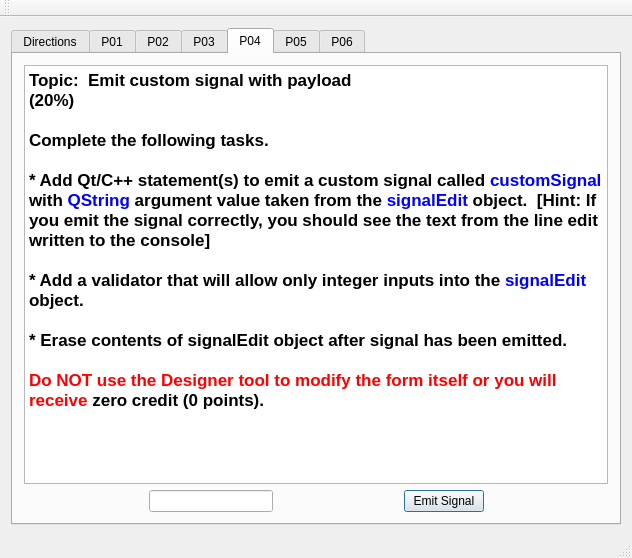
<?xml version="1.0" encoding="UTF-8"?>
<ui version="4.0">
 <class>MainWindow</class>
 <widget class="QMainWindow" name="MainWindow">
  <property name="geometry">
   <rect>
    <x>0</x>
    <y>0</y>
    <width>632</width>
    <height>558</height>
   </rect>
  </property>
  <property name="windowTitle">
   <string>MainWindow</string>
  </property>
  <widget class="QWidget" name="centralWidget">
   <layout class="QVBoxLayout" name="verticalLayout">
    <item>
     <widget class="QTabWidget" name="tabWidget">
      <property name="currentIndex">
       <number>4</number>
      </property>
      <widget class="QWidget" name="tab_6">
       <attribute name="title">
        <string>Directions</string>
       </attribute>
       <layout class="QVBoxLayout" name="verticalLayout_3">
        <item>
         <widget class="QTextBrowser" name="textBrowser_2">
          <property name="html">
           <string>&lt;!DOCTYPE HTML PUBLIC &quot;-//W3C//DTD HTML 4.0//EN&quot; &quot;http://www.w3.org/TR/REC-html40/strict.dtd&quot;&gt;
&lt;html&gt;&lt;head&gt;&lt;meta name=&quot;qrichtext&quot; content=&quot;1&quot; /&gt;&lt;style type=&quot;text/css&quot;&gt;
p, li { white-space: pre-wrap; }
&lt;/style&gt;&lt;/head&gt;&lt;body style=&quot; font-family:'Sans'; font-size:10pt; font-weight:400; font-style:normal;&quot;&gt;
&lt;p style=&quot; margin-top:0px; margin-bottom:0px; margin-left:0px; margin-right:0px; -qt-block-indent:0; text-indent:0px;&quot;&gt;&lt;span style=&quot; font-family:'.Lucida Grande UI'; font-size:13pt; font-weight:600;&quot;&gt;Directions:    No collaboration!!&lt;/span&gt;&lt;/p&gt;
&lt;p style=&quot;-qt-paragraph-type:empty; margin-top:0px; margin-bottom:0px; margin-left:0px; margin-right:0px; -qt-block-indent:0; text-indent:0px; font-family:'.Lucida Grande UI'; font-size:13pt; font-weight:600;&quot;&gt;&lt;br /&gt;&lt;/p&gt;
&lt;p style=&quot; margin-top:0px; margin-bottom:0px; margin-left:0px; margin-right:0px; -qt-block-indent:0; text-indent:0px;&quot;&gt;&lt;span style=&quot; font-family:'.Lucida Grande UI'; font-size:13pt; font-weight:600;&quot;&gt;You may use Qt Creator (including Qt Assistant) and the CPE 353 course materials on Angel.  &lt;/span&gt;&lt;span style=&quot; font-family:'.Lucida Grande UI'; font-size:13pt; font-weight:600; color:#ff0000;&quot;&gt;Use of any other resources will be considered cheating and will result in &lt;/span&gt;&lt;span style=&quot; font-family:'.Lucida Grande UI'; font-size:13pt; font-weight:600;&quot;&gt;zero credit (0 points) &lt;/span&gt;&lt;span style=&quot; font-family:'.Lucida Grande UI'; font-size:13pt; font-weight:600; color:#ff0000;&quot;&gt;and additional penalties.&lt;/span&gt;&lt;/p&gt;
&lt;p style=&quot;-qt-paragraph-type:empty; margin-top:0px; margin-bottom:0px; margin-left:0px; margin-right:0px; -qt-block-indent:0; text-indent:0px; font-family:'.Lucida Grande UI'; font-size:13pt; font-weight:600;&quot;&gt;&lt;br /&gt;&lt;/p&gt;
&lt;p style=&quot; margin-top:0px; margin-bottom:0px; margin-left:0px; margin-right:0px; -qt-block-indent:0; text-indent:0px;&quot;&gt;&lt;span style=&quot; font-family:'.Lucida Grande UI'; font-size:13pt; font-weight:600;&quot;&gt;When completing the tasks associated with each problem, you may only modify the files &lt;/span&gt;&lt;span style=&quot; font-family:'.Lucida Grande UI'; font-size:13pt; font-weight:600; color:#0000ff;&quot;&gt;mainwindow.h&lt;/span&gt;&lt;span style=&quot; font-family:'.Lucida Grande UI'; font-size:13pt; font-weight:600;&quot;&gt; and &lt;/span&gt;&lt;span style=&quot; font-family:'.Lucida Grande UI'; font-size:13pt; font-weight:600; color:#0000ff;&quot;&gt;mainwindow.cpp   &lt;/span&gt;&lt;/p&gt;
&lt;p style=&quot;-qt-paragraph-type:empty; margin-top:0px; margin-bottom:0px; margin-left:0px; margin-right:0px; -qt-block-indent:0; text-indent:0px; font-family:'.Lucida Grande UI'; font-size:13pt; font-weight:600; color:#0000ff;&quot;&gt;&lt;br /&gt;&lt;/p&gt;
&lt;p style=&quot; margin-top:0px; margin-bottom:0px; margin-left:0px; margin-right:0px; -qt-block-indent:0; text-indent:0px;&quot;&gt;&lt;span style=&quot; font-family:'.Lucida Grande UI'; font-size:13pt; font-weight:600; color:#ff0000;&quot;&gt;Do NOT modify &lt;/span&gt;&lt;span style=&quot; font-family:'.Lucida Grande UI'; font-size:13pt; font-weight:600;&quot;&gt;main.cpp &lt;/span&gt;&lt;span style=&quot; font-family:'.Lucida Grande UI'; font-size:13pt; font-weight:600; color:#ff0000;&quot;&gt;and &lt;/span&gt;&lt;span style=&quot; font-family:'.Lucida Grande UI'; font-size:13pt; font-weight:600;&quot;&gt;mainwindow.ui &lt;/span&gt;&lt;span style=&quot; font-family:'.Lucida Grande UI'; font-size:13pt; font-weight:600; color:#ff0000;&quot;&gt;(the form) or you will receive&lt;/span&gt;&lt;span style=&quot; font-family:'.Lucida Grande UI'; font-size:13pt; font-weight:600;&quot;&gt; zero credit (0 points).&lt;/span&gt;&lt;/p&gt;
&lt;p style=&quot;-qt-paragraph-type:empty; margin-top:0px; margin-bottom:0px; margin-left:0px; margin-right:0px; -qt-block-indent:0; text-indent:0px; font-family:'.Lucida Grande UI'; font-size:13pt; font-weight:600;&quot;&gt;&lt;br /&gt;&lt;/p&gt;
&lt;p style=&quot; margin-top:0px; margin-bottom:0px; margin-left:0px; margin-right:0px; -qt-block-indent:0; text-indent:0px;&quot;&gt;&lt;span style=&quot; font-family:'.Lucida Grande UI'; font-size:13pt; font-weight:600;&quot;&gt;The text browser object at the top of each tab descibes the desired task associated with that tab -- you may need to scroll down to read the complete description.&lt;/span&gt;&lt;/p&gt;
&lt;p style=&quot;-qt-paragraph-type:empty; margin-top:0px; margin-bottom:0px; margin-left:0px; margin-right:0px; -qt-block-indent:0; text-indent:0px; font-family:'.Lucida Grande UI'; font-size:13pt; font-weight:600;&quot;&gt;&lt;br /&gt;&lt;/p&gt;
&lt;p style=&quot; margin-top:0px; margin-bottom:0px; margin-left:0px; margin-right:0px; -qt-block-indent:0; text-indent:0px;&quot;&gt;&lt;span style=&quot; font-family:'.Lucida Grande UI'; font-size:13pt; font-weight:600; color:#0000ff;&quot;&gt;Your goal is to make your program's behavior match that of the sample solution!!!&lt;/span&gt;&lt;/p&gt;
&lt;p style=&quot;-qt-paragraph-type:empty; margin-top:0px; margin-bottom:0px; margin-left:0px; margin-right:0px; -qt-block-indent:0; text-indent:0px;&quot;&gt;&lt;br /&gt;&lt;/p&gt;
&lt;p style=&quot; margin-top:0px; margin-bottom:0px; margin-left:0px; margin-right:0px; -qt-block-indent:0; text-indent:0px;&quot;&gt;&lt;span style=&quot; font-family:'.Lucida Grande UI'; font-size:13pt; font-weight:600;&quot;&gt;See Angel for directions on how to execute a copy of the sample solution.&lt;/span&gt;&lt;/p&gt;
&lt;p style=&quot;-qt-paragraph-type:empty; margin-top:0px; margin-bottom:0px; margin-left:0px; margin-right:0px; -qt-block-indent:0; text-indent:0px; font-family:'.Lucida Grande UI'; font-size:13pt; font-weight:600; color:#0617f3;&quot;&gt;&lt;br /&gt;&lt;/p&gt;
&lt;p style=&quot; margin-top:0px; margin-bottom:0px; margin-left:0px; margin-right:0px; -qt-block-indent:0; text-indent:0px;&quot;&gt;&lt;span style=&quot; font-family:'.Lucida Grande UI'; font-size:13pt; font-weight:600; color:#0617f3;&quot;&gt;When you are finished, upload both &lt;/span&gt;&lt;span style=&quot; font-family:'.Lucida Grande UI'; font-size:13pt; font-weight:600; color:#ff0000;&quot;&gt;mainwindow.h&lt;/span&gt;&lt;span style=&quot; font-family:'.Lucida Grande UI'; font-size:13pt; font-weight:600; color:#0617f3;&quot;&gt; and &lt;/span&gt;&lt;span style=&quot; font-family:'.Lucida Grande UI'; font-size:13pt; font-weight:600; color:#ff0000;&quot;&gt;mainwindow.cpp&lt;/span&gt;&lt;span style=&quot; font-family:'.Lucida Grande UI'; font-size:13pt; font-weight:600; color:#0617f3;&quot;&gt; as attachments to your Angel dropbox submission.  &lt;/span&gt;&lt;span style=&quot; font-family:'.Lucida Grande UI'; font-size:13pt; font-weight:600; color:#000000;&quot;&gt;Be sure both files are attached to each submission you make.&lt;/span&gt;&lt;/p&gt;
&lt;p style=&quot;-qt-paragraph-type:empty; margin-top:0px; margin-bottom:0px; margin-left:0px; margin-right:0px; -qt-block-indent:0; text-indent:0px; font-family:'.Lucida Grande UI'; font-size:13pt; font-weight:600; color:#0617f3;&quot;&gt;&lt;br /&gt;&lt;/p&gt;&lt;/body&gt;&lt;/html&gt;</string>
          </property>
         </widget>
        </item>
       </layout>
      </widget>
      <widget class="QWidget" name="tab">
       <attribute name="title">
        <string>P01</string>
       </attribute>
       <layout class="QVBoxLayout" name="verticalLayout_2">
        <item>
         <widget class="QTextBrowser" name="textBrowser_8">
          <property name="html">
           <string>&lt;!DOCTYPE HTML PUBLIC &quot;-//W3C//DTD HTML 4.0//EN&quot; &quot;http://www.w3.org/TR/REC-html40/strict.dtd&quot;&gt;
&lt;html&gt;&lt;head&gt;&lt;meta name=&quot;qrichtext&quot; content=&quot;1&quot; /&gt;&lt;style type=&quot;text/css&quot;&gt;
p, li { white-space: pre-wrap; }
&lt;/style&gt;&lt;/head&gt;&lt;body style=&quot; font-family:'Sans'; font-size:10pt; font-weight:400; font-style:normal;&quot;&gt;
&lt;p style=&quot; margin-top:0px; margin-bottom:0px; margin-left:0px; margin-right:0px; -qt-block-indent:0; text-indent:0px;&quot;&gt;&lt;span style=&quot; font-family:'.Lucida Grande UI'; font-size:13pt; font-weight:600;&quot;&gt;Topic:  Using &lt;/span&gt;&lt;span style=&quot; font-family:'.Lucida Grande UI'; font-size:13pt; font-weight:600; color:#0000ff;&quot;&gt;C++ statements&lt;/span&gt;&lt;span style=&quot; font-family:'.Lucida Grande UI'; font-size:13pt; font-weight:600;&quot;&gt; to interact with form widgets&lt;/span&gt;&lt;/p&gt;
&lt;p style=&quot; margin-top:0px; margin-bottom:0px; margin-left:0px; margin-right:0px; -qt-block-indent:0; text-indent:0px;&quot;&gt;&lt;span style=&quot; font-family:'.Lucida Grande UI'; font-size:13pt; font-weight:600;&quot;&gt;(10%)&lt;/span&gt;&lt;/p&gt;
&lt;p style=&quot;-qt-paragraph-type:empty; margin-top:0px; margin-bottom:0px; margin-left:0px; margin-right:0px; -qt-block-indent:0; text-indent:0px; font-family:'.Lucida Grande UI'; font-size:13pt; font-weight:600;&quot;&gt;&lt;br /&gt;&lt;/p&gt;
&lt;p style=&quot; margin-top:0px; margin-bottom:0px; margin-left:0px; margin-right:0px; -qt-block-indent:0; text-indent:0px;&quot;&gt;&lt;span style=&quot; font-family:'.Lucida Grande UI'; font-size:13pt; font-weight:600;&quot;&gt;Complete the following tasks.&lt;/span&gt;&lt;/p&gt;
&lt;p style=&quot;-qt-paragraph-type:empty; margin-top:0px; margin-bottom:0px; margin-left:0px; margin-right:0px; -qt-block-indent:0; text-indent:0px; font-family:'.Lucida Grande UI'; font-size:13pt; font-weight:600;&quot;&gt;&lt;br /&gt;&lt;/p&gt;
&lt;p style=&quot; margin-top:0px; margin-bottom:0px; margin-left:0px; margin-right:0px; -qt-block-indent:0; text-indent:0px;&quot;&gt;&lt;span style=&quot; font-family:'.Lucida Grande UI'; font-size:13pt; font-weight:600;&quot;&gt;* Add Qt/C++ statement(s) to change the value stored in the &lt;/span&gt;&lt;span style=&quot; font-family:'.Lucida Grande UI'; font-size:13pt; font-weight:600; color:#0000ff;&quot;&gt;changeMeLabel&lt;/span&gt;&lt;span style=&quot; font-family:'.Lucida Grande UI'; font-size:13pt; font-weight:600;&quot;&gt; object below to &lt;/span&gt;&lt;span style=&quot; font-family:'.Lucida Grande UI'; font-size:13pt; font-weight:600; color:#0000ff;&quot;&gt;Chargers&lt;/span&gt;&lt;/p&gt;
&lt;p style=&quot;-qt-paragraph-type:empty; margin-top:0px; margin-bottom:0px; margin-left:0px; margin-right:0px; -qt-block-indent:0; text-indent:0px; font-family:'.Lucida Grande UI'; font-size:13pt; font-weight:600; color:#0000ff;&quot;&gt;&lt;br /&gt;&lt;/p&gt;
&lt;p style=&quot; margin-top:0px; margin-bottom:0px; margin-left:0px; margin-right:0px; -qt-block-indent:0; text-indent:0px;&quot;&gt;&lt;span style=&quot; font-family:'.Lucida Grande UI'; font-size:13pt; font-weight:600; color:#000000;&quot;&gt;* Add a box-shaped frame to the &lt;/span&gt;&lt;span style=&quot; font-family:'.Lucida Grande UI'; font-size:13pt; font-weight:600; color:#0000ff;&quot;&gt;changeMeLabel&lt;/span&gt;&lt;span style=&quot; font-family:'.Lucida Grande UI'; font-size:13pt; font-weight:600; color:#000000;&quot;&gt; object&lt;/span&gt;&lt;/p&gt;
&lt;p style=&quot;-qt-paragraph-type:empty; margin-top:0px; margin-bottom:0px; margin-left:0px; margin-right:0px; -qt-block-indent:0; text-indent:0px; font-family:'.Lucida Grande UI'; font-size:13pt; font-weight:600; color:#000000;&quot;&gt;&lt;br /&gt;&lt;/p&gt;
&lt;p style=&quot; margin-top:0px; margin-bottom:0px; margin-left:0px; margin-right:0px; -qt-block-indent:0; text-indent:0px;&quot;&gt;&lt;span style=&quot; font-family:'.Lucida Grande UI'; font-size:13pt; font-weight:600; color:#ff0000;&quot;&gt;Do NOT use the Designer tool to modify the form itself or you will receive&lt;/span&gt;&lt;span style=&quot; font-family:'.Lucida Grande UI'; font-size:13pt; font-weight:600; color:#000000;&quot;&gt; zero credit (0 points).&lt;/span&gt;&lt;/p&gt;&lt;/body&gt;&lt;/html&gt;</string>
          </property>
         </widget>
        </item>
        <item>
         <layout class="QHBoxLayout" name="horizontalLayout">
          <item>
           <spacer name="horizontalSpacer">
            <property name="orientation">
             <enum>Qt::Horizontal</enum>
            </property>
            <property name="sizeHint" stdset="0">
             <size>
              <width>40</width>
              <height>20</height>
             </size>
            </property>
           </spacer>
          </item>
          <item>
           <widget class="QLabel" name="changeMeLabel">
            <property name="frameShape">
             <enum>QFrame::NoFrame</enum>
            </property>
            <property name="text">
             <string>TextLabel</string>
            </property>
           </widget>
          </item>
          <item>
           <spacer name="horizontalSpacer_2">
            <property name="orientation">
             <enum>Qt::Horizontal</enum>
            </property>
            <property name="sizeHint" stdset="0">
             <size>
              <width>40</width>
              <height>20</height>
             </size>
            </property>
           </spacer>
          </item>
         </layout>
        </item>
       </layout>
      </widget>
      <widget class="QWidget" name="tab_2">
       <attribute name="title">
        <string>P02</string>
       </attribute>
       <layout class="QVBoxLayout" name="verticalLayout_4">
        <item>
         <widget class="QTextBrowser" name="textBrowser_3">
          <property name="html">
           <string>&lt;!DOCTYPE HTML PUBLIC &quot;-//W3C//DTD HTML 4.0//EN&quot; &quot;http://www.w3.org/TR/REC-html40/strict.dtd&quot;&gt;
&lt;html&gt;&lt;head&gt;&lt;meta name=&quot;qrichtext&quot; content=&quot;1&quot; /&gt;&lt;style type=&quot;text/css&quot;&gt;
p, li { white-space: pre-wrap; }
&lt;/style&gt;&lt;/head&gt;&lt;body style=&quot; font-family:'Sans'; font-size:10pt; font-weight:400; font-style:normal;&quot;&gt;
&lt;p style=&quot; margin-top:0px; margin-bottom:0px; margin-left:0px; margin-right:0px; -qt-block-indent:0; text-indent:0px;&quot;&gt;&lt;span style=&quot; font-family:'.Lucida Grande UI'; font-size:13pt; font-weight:600;&quot;&gt;Topic:  Using &lt;/span&gt;&lt;span style=&quot; font-family:'.Lucida Grande UI'; font-size:13pt; font-weight:600; color:#0000ff;&quot;&gt;Qt4-style connect&lt;/span&gt;&lt;span style=&quot; font-family:'.Lucida Grande UI'; font-size:13pt; font-weight:600;&quot;&gt; statements &lt;/span&gt;&lt;/p&gt;
&lt;p style=&quot; margin-top:0px; margin-bottom:0px; margin-left:0px; margin-right:0px; -qt-block-indent:0; text-indent:0px;&quot;&gt;&lt;span style=&quot; font-family:'.Lucida Grande UI'; font-size:13pt; font-weight:600;&quot;&gt;(15%)&lt;/span&gt;&lt;/p&gt;
&lt;p style=&quot;-qt-paragraph-type:empty; margin-top:0px; margin-bottom:0px; margin-left:0px; margin-right:0px; -qt-block-indent:0; text-indent:0px; font-family:'.Lucida Grande UI'; font-size:13pt; font-weight:600;&quot;&gt;&lt;br /&gt;&lt;/p&gt;
&lt;p style=&quot; margin-top:0px; margin-bottom:0px; margin-left:0px; margin-right:0px; -qt-block-indent:0; text-indent:0px;&quot;&gt;&lt;span style=&quot; font-family:'.Lucida Grande UI'; font-size:13pt; font-weight:600;&quot;&gt;Complete the following tasks.&lt;/span&gt;&lt;/p&gt;
&lt;p style=&quot;-qt-paragraph-type:empty; margin-top:0px; margin-bottom:0px; margin-left:0px; margin-right:0px; -qt-block-indent:0; text-indent:0px; font-family:'.Lucida Grande UI'; font-size:13pt; font-weight:600;&quot;&gt;&lt;br /&gt;&lt;/p&gt;
&lt;p style=&quot; margin-top:0px; margin-bottom:0px; margin-left:0px; margin-right:0px; -qt-block-indent:0; text-indent:0px;&quot;&gt;&lt;span style=&quot; font-family:'.Lucida Grande UI'; font-size:13pt; font-weight:600;&quot;&gt;* Use a Qt4-style connect statement to link the changing of the left object's value to changing the right object's value&lt;/span&gt;&lt;/p&gt;
&lt;p style=&quot;-qt-paragraph-type:empty; margin-top:0px; margin-bottom:0px; margin-left:0px; margin-right:0px; -qt-block-indent:0; text-indent:0px; font-family:'.Lucida Grande UI'; font-size:13pt; font-weight:600;&quot;&gt;&lt;br /&gt;&lt;/p&gt;
&lt;p style=&quot; margin-top:0px; margin-bottom:0px; margin-left:0px; margin-right:0px; -qt-block-indent:0; text-indent:0px;&quot;&gt;&lt;span style=&quot; font-family:'.Lucida Grande UI'; font-size:13pt; font-weight:600;&quot;&gt;* Use a Qt4-style connect statement to link the changing of the right object's value to changing the left object's value&lt;/span&gt;&lt;/p&gt;
&lt;p style=&quot;-qt-paragraph-type:empty; margin-top:0px; margin-bottom:0px; margin-left:0px; margin-right:0px; -qt-block-indent:0; text-indent:0px; font-family:'.Lucida Grande UI'; font-size:13pt; font-weight:600; color:#000000;&quot;&gt;&lt;br /&gt;&lt;/p&gt;
&lt;p style=&quot; margin-top:0px; margin-bottom:0px; margin-left:0px; margin-right:0px; -qt-block-indent:0; text-indent:0px;&quot;&gt;&lt;span style=&quot; font-family:'.Lucida Grande UI'; font-size:13pt; font-weight:600; color:#ff0000;&quot;&gt;Do NOT use the Designer tool to modify the form itself or you will receive&lt;/span&gt;&lt;span style=&quot; font-family:'.Lucida Grande UI'; font-size:13pt; font-weight:600; color:#000000;&quot;&gt; zero credit (0 points).&lt;/span&gt;&lt;/p&gt;&lt;/body&gt;&lt;/html&gt;</string>
          </property>
         </widget>
        </item>
        <item>
         <layout class="QHBoxLayout" name="horizontalLayout_2">
          <item>
           <widget class="QSpinBox" name="spinboxQt4">
            <property name="maximum">
             <number>9</number>
            </property>
           </widget>
          </item>
          <item>
           <spacer name="horizontalSpacer_3">
            <property name="orientation">
             <enum>Qt::Horizontal</enum>
            </property>
            <property name="sizeHint" stdset="0">
             <size>
              <width>40</width>
              <height>20</height>
             </size>
            </property>
           </spacer>
          </item>
          <item>
           <widget class="QSlider" name="sliderQt4">
            <property name="maximum">
             <number>9</number>
            </property>
            <property name="orientation">
             <enum>Qt::Horizontal</enum>
            </property>
           </widget>
          </item>
         </layout>
        </item>
       </layout>
      </widget>
      <widget class="QWidget" name="tab_3">
       <attribute name="title">
        <string>P03</string>
       </attribute>
       <layout class="QVBoxLayout" name="verticalLayout_5">
        <item>
         <widget class="QTextBrowser" name="textBrowser_4">
          <property name="html">
           <string>&lt;!DOCTYPE HTML PUBLIC &quot;-//W3C//DTD HTML 4.0//EN&quot; &quot;http://www.w3.org/TR/REC-html40/strict.dtd&quot;&gt;
&lt;html&gt;&lt;head&gt;&lt;meta name=&quot;qrichtext&quot; content=&quot;1&quot; /&gt;&lt;style type=&quot;text/css&quot;&gt;
p, li { white-space: pre-wrap; }
&lt;/style&gt;&lt;/head&gt;&lt;body style=&quot; font-family:'Sans'; font-size:10pt; font-weight:400; font-style:normal;&quot;&gt;
&lt;p style=&quot; margin-top:0px; margin-bottom:0px; margin-left:0px; margin-right:0px; -qt-block-indent:0; text-indent:0px;&quot;&gt;&lt;span style=&quot; font-family:'.Lucida Grande UI'; font-size:13pt; font-weight:600;&quot;&gt;Topic:  Using &lt;/span&gt;&lt;span style=&quot; font-family:'.Lucida Grande UI'; font-size:13pt; font-weight:600; color:#0000ff;&quot;&gt;Qt5-style connect &lt;/span&gt;&lt;span style=&quot; font-family:'.Lucida Grande UI'; font-size:13pt; font-weight:600;&quot;&gt;statements&lt;/span&gt;&lt;/p&gt;
&lt;p style=&quot; margin-top:0px; margin-bottom:0px; margin-left:0px; margin-right:0px; -qt-block-indent:0; text-indent:0px;&quot;&gt;&lt;span style=&quot; font-family:'.Lucida Grande UI'; font-size:13pt; font-weight:600;&quot;&gt;(15%)&lt;/span&gt;&lt;/p&gt;
&lt;p style=&quot;-qt-paragraph-type:empty; margin-top:0px; margin-bottom:0px; margin-left:0px; margin-right:0px; -qt-block-indent:0; text-indent:0px; font-family:'.Lucida Grande UI'; font-size:13pt; font-weight:600;&quot;&gt;&lt;br /&gt;&lt;/p&gt;
&lt;p style=&quot; margin-top:0px; margin-bottom:0px; margin-left:0px; margin-right:0px; -qt-block-indent:0; text-indent:0px;&quot;&gt;&lt;span style=&quot; font-family:'.Lucida Grande UI'; font-size:13pt; font-weight:600;&quot;&gt;Complete the following tasks.&lt;/span&gt;&lt;/p&gt;
&lt;p style=&quot;-qt-paragraph-type:empty; margin-top:0px; margin-bottom:0px; margin-left:0px; margin-right:0px; -qt-block-indent:0; text-indent:0px; font-family:'.Lucida Grande UI'; font-size:13pt; font-weight:600;&quot;&gt;&lt;br /&gt;&lt;/p&gt;
&lt;p style=&quot; margin-top:0px; margin-bottom:0px; margin-left:0px; margin-right:0px; -qt-block-indent:0; text-indent:0px;&quot;&gt;&lt;span style=&quot; font-family:'.Lucida Grande UI'; font-size:13pt; font-weight:600;&quot;&gt;* Use a Qt5-style connect statement to link the changing of the left object's value to changing the right object's value&lt;/span&gt;&lt;/p&gt;
&lt;p style=&quot;-qt-paragraph-type:empty; margin-top:0px; margin-bottom:0px; margin-left:0px; margin-right:0px; -qt-block-indent:0; text-indent:0px; font-family:'.Lucida Grande UI'; font-size:13pt; font-weight:600;&quot;&gt;&lt;br /&gt;&lt;/p&gt;
&lt;p style=&quot; margin-top:0px; margin-bottom:0px; margin-left:0px; margin-right:0px; -qt-block-indent:0; text-indent:0px;&quot;&gt;&lt;span style=&quot; font-family:'.Lucida Grande UI'; font-size:13pt; font-weight:600;&quot;&gt;* Use a Qt5-style connect statement to link the changing of the right object's value to changing the left object's value&lt;/span&gt;&lt;/p&gt;
&lt;p style=&quot;-qt-paragraph-type:empty; margin-top:0px; margin-bottom:0px; margin-left:0px; margin-right:0px; -qt-block-indent:0; text-indent:0px; font-family:'.Lucida Grande UI'; font-size:13pt; font-weight:600; color:#000000;&quot;&gt;&lt;br /&gt;&lt;/p&gt;
&lt;p style=&quot; margin-top:0px; margin-bottom:0px; margin-left:0px; margin-right:0px; -qt-block-indent:0; text-indent:0px;&quot;&gt;&lt;span style=&quot; font-family:'.Lucida Grande UI'; font-size:13pt; font-weight:600; color:#ff0000;&quot;&gt;Do NOT use the Designer tool to modify the form itself or you will receive&lt;/span&gt;&lt;span style=&quot; font-family:'.Lucida Grande UI'; font-size:13pt; font-weight:600; color:#000000;&quot;&gt; zero credit (0 points).&lt;/span&gt;&lt;/p&gt;&lt;/body&gt;&lt;/html&gt;</string>
          </property>
         </widget>
        </item>
        <item>
         <layout class="QHBoxLayout" name="horizontalLayout_3">
          <item>
           <spacer name="horizontalSpacer_4">
            <property name="orientation">
             <enum>Qt::Horizontal</enum>
            </property>
            <property name="sizeHint" stdset="0">
             <size>
              <width>40</width>
              <height>20</height>
             </size>
            </property>
           </spacer>
          </item>
          <item>
           <widget class="QDial" name="dialQt5">
            <property name="maximum">
             <number>9</number>
            </property>
            <property name="wrapping">
             <bool>false</bool>
            </property>
           </widget>
          </item>
          <item>
           <spacer name="horizontalSpacer_5">
            <property name="orientation">
             <enum>Qt::Horizontal</enum>
            </property>
            <property name="sizeHint" stdset="0">
             <size>
              <width>40</width>
              <height>20</height>
             </size>
            </property>
           </spacer>
          </item>
          <item>
           <widget class="QSpinBox" name="spinboxQt5">
            <property name="readOnly">
             <bool>false</bool>
            </property>
            <property name="maximum">
             <number>9</number>
            </property>
           </widget>
          </item>
          <item>
           <spacer name="horizontalSpacer_6">
            <property name="orientation">
             <enum>Qt::Horizontal</enum>
            </property>
            <property name="sizeHint" stdset="0">
             <size>
              <width>40</width>
              <height>20</height>
             </size>
            </property>
           </spacer>
          </item>
         </layout>
        </item>
       </layout>
      </widget>
      <widget class="QWidget" name="tab_4">
       <attribute name="title">
        <string>P04</string>
       </attribute>
       <layout class="QVBoxLayout" name="verticalLayout_6">
        <item>
         <widget class="QTextBrowser" name="textBrowser_5">
          <property name="html">
           <string>&lt;!DOCTYPE HTML PUBLIC &quot;-//W3C//DTD HTML 4.0//EN&quot; &quot;http://www.w3.org/TR/REC-html40/strict.dtd&quot;&gt;
&lt;html&gt;&lt;head&gt;&lt;meta name=&quot;qrichtext&quot; content=&quot;1&quot; /&gt;&lt;style type=&quot;text/css&quot;&gt;
p, li { white-space: pre-wrap; }
&lt;/style&gt;&lt;/head&gt;&lt;body style=&quot; font-family:'Sans'; font-size:10pt; font-weight:400; font-style:normal;&quot;&gt;
&lt;p style=&quot; margin-top:0px; margin-bottom:0px; margin-left:0px; margin-right:0px; -qt-block-indent:0; text-indent:0px;&quot;&gt;&lt;span style=&quot; font-family:'.Lucida Grande UI'; font-size:13pt; font-weight:600;&quot;&gt;Topic:  Emit custom signal with payload&lt;/span&gt;&lt;/p&gt;
&lt;p style=&quot; margin-top:0px; margin-bottom:0px; margin-left:0px; margin-right:0px; -qt-block-indent:0; text-indent:0px;&quot;&gt;&lt;span style=&quot; font-family:'.Lucida Grande UI'; font-size:13pt; font-weight:600;&quot;&gt;(20%)&lt;/span&gt;&lt;/p&gt;
&lt;p style=&quot;-qt-paragraph-type:empty; margin-top:0px; margin-bottom:0px; margin-left:0px; margin-right:0px; -qt-block-indent:0; text-indent:0px; font-family:'.Lucida Grande UI'; font-size:13pt; font-weight:600;&quot;&gt;&lt;br /&gt;&lt;/p&gt;
&lt;p style=&quot; margin-top:0px; margin-bottom:0px; margin-left:0px; margin-right:0px; -qt-block-indent:0; text-indent:0px;&quot;&gt;&lt;span style=&quot; font-family:'.Lucida Grande UI'; font-size:13pt; font-weight:600;&quot;&gt;Complete the following tasks.&lt;/span&gt;&lt;/p&gt;
&lt;p style=&quot;-qt-paragraph-type:empty; margin-top:0px; margin-bottom:0px; margin-left:0px; margin-right:0px; -qt-block-indent:0; text-indent:0px; font-family:'.Lucida Grande UI'; font-size:13pt; font-weight:600;&quot;&gt;&lt;br /&gt;&lt;/p&gt;
&lt;p style=&quot; margin-top:0px; margin-bottom:0px; margin-left:0px; margin-right:0px; -qt-block-indent:0; text-indent:0px;&quot;&gt;&lt;span style=&quot; font-family:'.Lucida Grande UI'; font-size:13pt; font-weight:600;&quot;&gt;* Add Qt/C++ statement(s) to emit a custom signal called &lt;/span&gt;&lt;span style=&quot; font-family:'.Lucida Grande UI'; font-size:13pt; font-weight:600; color:#0000ff;&quot;&gt;customSignal&lt;/span&gt;&lt;span style=&quot; font-family:'.Lucida Grande UI'; font-size:13pt; font-weight:600;&quot;&gt; with &lt;/span&gt;&lt;span style=&quot; font-family:'.Lucida Grande UI'; font-size:13pt; font-weight:600; color:#0000ff;&quot;&gt;QString&lt;/span&gt;&lt;span style=&quot; font-family:'.Lucida Grande UI'; font-size:13pt; font-weight:600;&quot;&gt; argument value taken from the &lt;/span&gt;&lt;span style=&quot; font-family:'.Lucida Grande UI'; font-size:13pt; font-weight:600; color:#0000ff;&quot;&gt;signalEdit&lt;/span&gt;&lt;span style=&quot; font-family:'.Lucida Grande UI'; font-size:13pt; font-weight:600;&quot;&gt; object.  [Hint: If you emit the signal correctly, you should see the text from the line edit written to the console]&lt;/span&gt;&lt;/p&gt;
&lt;p style=&quot;-qt-paragraph-type:empty; margin-top:0px; margin-bottom:0px; margin-left:0px; margin-right:0px; -qt-block-indent:0; text-indent:0px; font-family:'.Lucida Grande UI'; font-size:13pt; font-weight:600;&quot;&gt;&lt;br /&gt;&lt;/p&gt;
&lt;p style=&quot; margin-top:0px; margin-bottom:0px; margin-left:0px; margin-right:0px; -qt-block-indent:0; text-indent:0px;&quot;&gt;&lt;span style=&quot; font-family:'.Lucida Grande UI'; font-size:13pt; font-weight:600;&quot;&gt;* Add a validator that will allow only integer inputs into the &lt;/span&gt;&lt;span style=&quot; font-family:'.Lucida Grande UI'; font-size:13pt; font-weight:600; color:#0000ff;&quot;&gt;signalEdit&lt;/span&gt;&lt;span style=&quot; font-family:'.Lucida Grande UI'; font-size:13pt; font-weight:600;&quot;&gt; object.&lt;/span&gt;&lt;/p&gt;
&lt;p style=&quot;-qt-paragraph-type:empty; margin-top:0px; margin-bottom:0px; margin-left:0px; margin-right:0px; -qt-block-indent:0; text-indent:0px; font-family:'.Lucida Grande UI'; font-size:13pt; font-weight:600;&quot;&gt;&lt;br /&gt;&lt;/p&gt;
&lt;p style=&quot; margin-top:0px; margin-bottom:0px; margin-left:0px; margin-right:0px; -qt-block-indent:0; text-indent:0px;&quot;&gt;&lt;span style=&quot; font-family:'.Lucida Grande UI'; font-size:13pt; font-weight:600;&quot;&gt;* Erase contents of signalEdit object after signal has been emitted.&lt;/span&gt;&lt;/p&gt;
&lt;p style=&quot;-qt-paragraph-type:empty; margin-top:0px; margin-bottom:0px; margin-left:0px; margin-right:0px; -qt-block-indent:0; text-indent:0px; font-family:'.Lucida Grande UI'; font-size:13pt; font-weight:600; color:#000000;&quot;&gt;&lt;br /&gt;&lt;/p&gt;
&lt;p style=&quot; margin-top:0px; margin-bottom:0px; margin-left:0px; margin-right:0px; -qt-block-indent:0; text-indent:0px;&quot;&gt;&lt;span style=&quot; font-family:'.Lucida Grande UI'; font-size:13pt; font-weight:600; color:#ff0000;&quot;&gt;Do NOT use the Designer tool to modify the form itself or you will receive&lt;/span&gt;&lt;span style=&quot; font-family:'.Lucida Grande UI'; font-size:13pt; font-weight:600; color:#000000;&quot;&gt; zero credit (0 points).&lt;/span&gt;&lt;/p&gt;&lt;/body&gt;&lt;/html&gt;</string>
          </property>
         </widget>
        </item>
        <item>
         <layout class="QHBoxLayout" name="horizontalLayout_4">
          <item>
           <spacer name="horizontalSpacer_7">
            <property name="orientation">
             <enum>Qt::Horizontal</enum>
            </property>
            <property name="sizeHint" stdset="0">
             <size>
              <width>40</width>
              <height>20</height>
             </size>
            </property>
           </spacer>
          </item>
          <item>
           <widget class="QLineEdit" name="signalEdit"/>
          </item>
          <item>
           <spacer name="horizontalSpacer_11">
            <property name="orientation">
             <enum>Qt::Horizontal</enum>
            </property>
            <property name="sizeHint" stdset="0">
             <size>
              <width>40</width>
              <height>20</height>
             </size>
            </property>
           </spacer>
          </item>
          <item>
           <widget class="QPushButton" name="emitButton">
            <property name="text">
             <string>Emit Signal</string>
            </property>
            <property name="autoDefault">
             <bool>false</bool>
            </property>
            <property name="default">
             <bool>true</bool>
            </property>
           </widget>
          </item>
          <item>
           <spacer name="horizontalSpacer_8">
            <property name="orientation">
             <enum>Qt::Horizontal</enum>
            </property>
            <property name="sizeHint" stdset="0">
             <size>
              <width>40</width>
              <height>20</height>
             </size>
            </property>
           </spacer>
          </item>
         </layout>
        </item>
       </layout>
      </widget>
      <widget class="QWidget" name="tab_5">
       <attribute name="title">
        <string>P05</string>
       </attribute>
       <layout class="QVBoxLayout" name="verticalLayout_7">
        <item>
         <widget class="QTextBrowser" name="textBrowser_6">
          <property name="html">
           <string>&lt;!DOCTYPE HTML PUBLIC &quot;-//W3C//DTD HTML 4.0//EN&quot; &quot;http://www.w3.org/TR/REC-html40/strict.dtd&quot;&gt;
&lt;html&gt;&lt;head&gt;&lt;meta name=&quot;qrichtext&quot; content=&quot;1&quot; /&gt;&lt;style type=&quot;text/css&quot;&gt;
p, li { white-space: pre-wrap; }
&lt;/style&gt;&lt;/head&gt;&lt;body style=&quot; font-family:'Sans'; font-size:10pt; font-weight:400; font-style:normal;&quot;&gt;
&lt;p style=&quot; margin-top:0px; margin-bottom:0px; margin-left:0px; margin-right:0px; -qt-block-indent:0; text-indent:0px;&quot;&gt;&lt;span style=&quot; font-family:'.Lucida Grande UI'; font-size:13pt; font-weight:600;&quot;&gt;Topic:  Adding layouts and widgets to a dialog&lt;/span&gt;&lt;/p&gt;
&lt;p style=&quot; margin-top:0px; margin-bottom:0px; margin-left:0px; margin-right:0px; -qt-block-indent:0; text-indent:0px;&quot;&gt;&lt;span style=&quot; font-family:'.Lucida Grande UI'; font-size:13pt; font-weight:600;&quot;&gt;(20%)&lt;/span&gt;&lt;/p&gt;
&lt;p style=&quot;-qt-paragraph-type:empty; margin-top:0px; margin-bottom:0px; margin-left:0px; margin-right:0px; -qt-block-indent:0; text-indent:0px; font-family:'.Lucida Grande UI'; font-size:13pt; font-weight:600;&quot;&gt;&lt;br /&gt;&lt;/p&gt;
&lt;p style=&quot; margin-top:0px; margin-bottom:0px; margin-left:0px; margin-right:0px; -qt-block-indent:0; text-indent:0px;&quot;&gt;&lt;span style=&quot; font-family:'.Lucida Grande UI'; font-size:13pt; font-weight:600;&quot;&gt;Complete the following tasks.&lt;/span&gt;&lt;/p&gt;
&lt;p style=&quot; margin-top:0px; margin-bottom:0px; margin-left:0px; margin-right:0px; -qt-block-indent:0; text-indent:0px;&quot;&gt;&lt;span style=&quot; font-family:'.Lucida Grande UI'; font-size:13pt; font-weight:600;&quot;&gt;* Add Qt/C++ statement(s) that will add a menu called &amp;quot;&lt;/span&gt;&lt;span style=&quot; font-family:'.Lucida Grande UI'; font-size:13pt; font-weight:600; color:#0000ff;&quot;&gt;Exam&lt;/span&gt;&lt;span style=&quot; font-family:'.Lucida Grande UI'; font-size:13pt; font-weight:600;&quot;&gt;&amp;quot; to this application&lt;/span&gt;&lt;/p&gt;
&lt;p style=&quot;-qt-paragraph-type:empty; margin-top:0px; margin-bottom:0px; margin-left:0px; margin-right:0px; -qt-block-indent:0; text-indent:0px; font-family:'.Lucida Grande UI'; font-size:13pt; font-weight:600;&quot;&gt;&lt;br /&gt;&lt;/p&gt;
&lt;p style=&quot; margin-top:0px; margin-bottom:0px; margin-left:0px; margin-right:0px; -qt-block-indent:0; text-indent:0px;&quot;&gt;&lt;span style=&quot; font-family:'.Lucida Grande UI'; font-size:13pt; font-weight:600;&quot;&gt;* Add Qt/C++ statement(s) that will add the menu option &amp;quot;&lt;/span&gt;&lt;span style=&quot; font-family:'.Lucida Grande UI'; font-size:13pt; font-weight:600; color:#0000ff;&quot;&gt;Special&lt;/span&gt;&lt;span style=&quot; font-family:'.Lucida Grande UI'; font-size:13pt; font-weight:600;&quot;&gt;&amp;quot; to the Exam menu that when triggered will display a pop up dialog containing a single label and a &amp;quot;&lt;/span&gt;&lt;span style=&quot; font-family:'.Lucida Grande UI'; font-size:13pt; font-weight:600; color:#0000ff;&quot;&gt;Close&lt;/span&gt;&lt;span style=&quot; font-family:'.Lucida Grande UI'; font-size:13pt; font-weight:600;&quot;&gt;&amp;quot; push button&lt;/span&gt;&lt;/p&gt;
&lt;p style=&quot;-qt-paragraph-type:empty; margin-top:0px; margin-bottom:0px; margin-left:0px; margin-right:0px; -qt-block-indent:0; text-indent:0px; font-family:'.Lucida Grande UI'; font-size:13pt; font-weight:600;&quot;&gt;&lt;br /&gt;&lt;/p&gt;
&lt;p style=&quot; margin-top:0px; margin-bottom:0px; margin-left:0px; margin-right:0px; -qt-block-indent:0; text-indent:0px;&quot;&gt;&lt;span style=&quot; font-family:'.Lucida Grande UI'; font-size:13pt; font-weight:600;&quot;&gt;* Add Qt/C++ statement(s) that will cause the &lt;/span&gt;&lt;span style=&quot; font-family:'.Lucida Grande UI'; font-size:13pt; font-weight:600; color:#0000ff;&quot;&gt;Close&lt;/span&gt;&lt;span style=&quot; font-family:'.Lucida Grande UI'; font-size:13pt; font-weight:600;&quot;&gt; button to close the pop-up dialog&lt;/span&gt;&lt;/p&gt;
&lt;p style=&quot;-qt-paragraph-type:empty; margin-top:0px; margin-bottom:0px; margin-left:0px; margin-right:0px; -qt-block-indent:0; text-indent:0px; font-family:'.Lucida Grande UI'; font-size:13pt; font-weight:600; color:#000000;&quot;&gt;&lt;br /&gt;&lt;/p&gt;
&lt;p style=&quot; margin-top:0px; margin-bottom:0px; margin-left:0px; margin-right:0px; -qt-block-indent:0; text-indent:0px;&quot;&gt;&lt;span style=&quot; font-family:'.Lucida Grande UI'; font-size:13pt; font-weight:600; color:#ff0000;&quot;&gt;Do NOT use the Designer tool to modify the main form itself or to create the pop-up dialog or you will receive&lt;/span&gt;&lt;span style=&quot; font-family:'.Lucida Grande UI'; font-size:13pt; font-weight:600; color:#000000;&quot;&gt; zero credit (0 points).&lt;/span&gt;&lt;/p&gt;&lt;/body&gt;&lt;/html&gt;</string>
          </property>
         </widget>
        </item>
       </layout>
      </widget>
      <widget class="QWidget" name="tab_7">
       <attribute name="title">
        <string>P06</string>
       </attribute>
       <layout class="QVBoxLayout" name="verticalLayout_8">
        <item>
         <widget class="QTextBrowser" name="textBrowser_9">
          <property name="html">
           <string>&lt;!DOCTYPE HTML PUBLIC &quot;-//W3C//DTD HTML 4.0//EN&quot; &quot;http://www.w3.org/TR/REC-html40/strict.dtd&quot;&gt;
&lt;html&gt;&lt;head&gt;&lt;meta name=&quot;qrichtext&quot; content=&quot;1&quot; /&gt;&lt;style type=&quot;text/css&quot;&gt;
p, li { white-space: pre-wrap; }
&lt;/style&gt;&lt;/head&gt;&lt;body style=&quot; font-family:'Sans'; font-size:10pt; font-weight:400; font-style:normal;&quot;&gt;
&lt;p style=&quot; margin-top:0px; margin-bottom:0px; margin-left:0px; margin-right:0px; -qt-block-indent:0; text-indent:0px;&quot;&gt;&lt;span style=&quot; font-family:'.Lucida Grande UI'; font-size:13pt; font-weight:600;&quot;&gt;Topic:  Event handling and/or filtering&lt;/span&gt;&lt;/p&gt;
&lt;p style=&quot; margin-top:0px; margin-bottom:0px; margin-left:0px; margin-right:0px; -qt-block-indent:0; text-indent:0px;&quot;&gt;&lt;span style=&quot; font-family:'.Lucida Grande UI'; font-size:13pt; font-weight:600;&quot;&gt;(20%)&lt;/span&gt;&lt;/p&gt;
&lt;p style=&quot;-qt-paragraph-type:empty; margin-top:0px; margin-bottom:0px; margin-left:0px; margin-right:0px; -qt-block-indent:0; text-indent:0px; font-family:'.Lucida Grande UI'; font-size:13pt; font-weight:600;&quot;&gt;&lt;br /&gt;&lt;/p&gt;
&lt;p style=&quot; margin-top:0px; margin-bottom:0px; margin-left:0px; margin-right:0px; -qt-block-indent:0; text-indent:0px;&quot;&gt;&lt;span style=&quot; font-family:'.Lucida Grande UI'; font-size:13pt; font-weight:600;&quot;&gt;Complete the following tasks.&lt;/span&gt;&lt;/p&gt;
&lt;p style=&quot; margin-top:0px; margin-bottom:0px; margin-left:0px; margin-right:0px; -qt-block-indent:0; text-indent:0px;&quot;&gt;&lt;span style=&quot; font-family:'.Lucida Grande UI'; font-size:13pt; font-weight:600;&quot;&gt;* In the&lt;/span&gt;&lt;span style=&quot; font-family:'.Lucida Grande UI'; font-size:13pt; font-weight:600; color:#000000;&quot;&gt; MainWindow class, &lt;/span&gt;&lt;span style=&quot; font-family:'.Lucida Grande UI'; font-size:13pt; font-weight:600; color:#ff0000;&quot;&gt;reimplement&lt;/span&gt;&lt;span style=&quot; font-family:'.Lucida Grande UI'; font-size:13pt; font-weight:600; color:#000000;&quot;&gt; the &lt;/span&gt;&lt;span style=&quot; font-family:'.Lucida Grande UI'; font-size:13pt; font-weight:600; color:#0000ff;&quot;&gt;event filter&lt;/span&gt;&lt;span style=&quot; font-family:'.Lucida Grande UI'; font-size:13pt; font-weight:600; color:#000000;&quot;&gt; to intercept certain key press events destined for the &lt;/span&gt;&lt;span style=&quot; font-family:'.Lucida Grande UI'; font-size:13pt; font-weight:600; color:#0000ff;&quot;&gt;filteredEdit&lt;/span&gt;&lt;span style=&quot; font-family:'.Lucida Grande UI'; font-size:13pt; font-weight:600; color:#000000;&quot;&gt; object below.  &lt;/span&gt;&lt;/p&gt;
&lt;p style=&quot;-qt-paragraph-type:empty; margin-top:0px; margin-bottom:0px; margin-left:0px; margin-right:0px; -qt-block-indent:0; text-indent:0px; font-family:'.Lucida Grande UI'; font-size:13pt; font-weight:600; color:#000000;&quot;&gt;&lt;br /&gt;&lt;/p&gt;
&lt;p style=&quot; margin-top:0px; margin-bottom:0px; margin-left:0px; margin-right:0px; -qt-block-indent:0; text-indent:0px;&quot;&gt;&lt;span style=&quot; font-family:'.Lucida Grande UI'; font-size:13pt; font-weight:600; color:#000000;&quot;&gt;* The event filter should output to a label located on the status bar text describing the specific arrow key each time an arrow key is pressed.  &lt;/span&gt;&lt;/p&gt;
&lt;p style=&quot;-qt-paragraph-type:empty; margin-top:0px; margin-bottom:0px; margin-left:0px; margin-right:0px; -qt-block-indent:0; text-indent:0px; font-family:'.Lucida Grande UI'; font-size:13pt; font-weight:600; color:#000000;&quot;&gt;&lt;br /&gt;&lt;/p&gt;
&lt;p style=&quot; margin-top:0px; margin-bottom:0px; margin-left:0px; margin-right:0px; -qt-block-indent:0; text-indent:0px;&quot;&gt;&lt;span style=&quot; font-family:'.Lucida Grande UI'; font-size:13pt; font-weight:600; color:#000000;&quot;&gt;* All other text input into the text edit object below must appear as normal.&lt;/span&gt;&lt;/p&gt;
&lt;p style=&quot;-qt-paragraph-type:empty; margin-top:0px; margin-bottom:0px; margin-left:0px; margin-right:0px; -qt-block-indent:0; text-indent:0px; font-family:'.Lucida Grande UI'; font-size:13pt; font-weight:600; color:#000000;&quot;&gt;&lt;br /&gt;&lt;/p&gt;
&lt;p style=&quot; margin-top:0px; margin-bottom:0px; margin-left:0px; margin-right:0px; -qt-block-indent:0; text-indent:0px;&quot;&gt;&lt;span style=&quot; font-family:'.Lucida Grande UI'; font-size:13pt; font-weight:600; color:#ff0000;&quot;&gt;Do NOT use the Designer tool to modify the main form itself or to create the pop-up dialog or you will receive&lt;/span&gt;&lt;span style=&quot; font-family:'.Lucida Grande UI'; font-size:13pt; font-weight:600; color:#000000;&quot;&gt; zero credit (0 points).&lt;/span&gt;&lt;/p&gt;&lt;/body&gt;&lt;/html&gt;</string>
          </property>
         </widget>
        </item>
        <item>
         <widget class="QTextEdit" name="filteredEdit">
          <property name="readOnly">
           <bool>false</bool>
          </property>
          <property name="html">
           <string>&lt;!DOCTYPE HTML PUBLIC &quot;-//W3C//DTD HTML 4.0//EN&quot; &quot;http://www.w3.org/TR/REC-html40/strict.dtd&quot;&gt;
&lt;html&gt;&lt;head&gt;&lt;meta name=&quot;qrichtext&quot; content=&quot;1&quot; /&gt;&lt;style type=&quot;text/css&quot;&gt;
p, li { white-space: pre-wrap; }
&lt;/style&gt;&lt;/head&gt;&lt;body style=&quot; font-family:'Sans'; font-size:10pt; font-weight:400; font-style:normal;&quot;&gt;
&lt;p style=&quot; margin-top:0px; margin-bottom:0px; margin-left:0px; margin-right:0px; -qt-block-indent:0; text-indent:0px;&quot;&gt;&lt;span style=&quot; font-family:'.Lucida Grande UI'; font-size:13pt;&quot;&gt;The user should be able to use the arrow keys to move up and down, left and right through the text appearing in this &lt;/span&gt;&lt;span style=&quot; font-family:'.Lucida Grande UI'; font-size:13pt; font-weight:600; color:#0000ff;&quot;&gt;filteredEdit&lt;/span&gt;&lt;span style=&quot; font-family:'.Lucida Grande UI'; font-size:13pt;&quot;&gt; object. &lt;/span&gt;&lt;/p&gt;
&lt;p style=&quot;-qt-paragraph-type:empty; margin-top:0px; margin-bottom:0px; margin-left:0px; margin-right:0px; -qt-block-indent:0; text-indent:0px; font-family:'.Lucida Grande UI'; font-size:13pt;&quot;&gt;&lt;br /&gt;&lt;/p&gt;
&lt;p style=&quot; margin-top:0px; margin-bottom:0px; margin-left:0px; margin-right:0px; -qt-block-indent:0; text-indent:0px;&quot;&gt;&lt;span style=&quot; font-family:'.Lucida Grande UI'; font-size:13pt;&quot;&gt;Your event filtering must not break the ability to use the arrow keys to navigate around this text edit.&lt;/span&gt;&lt;/p&gt;
&lt;p style=&quot;-qt-paragraph-type:empty; margin-top:0px; margin-bottom:0px; margin-left:0px; margin-right:0px; -qt-block-indent:0; text-indent:0px; font-family:'.Lucida Grande UI'; font-size:13pt;&quot;&gt;&lt;br /&gt;&lt;/p&gt;
&lt;p style=&quot; margin-top:0px; margin-bottom:0px; margin-left:0px; margin-right:0px; -qt-block-indent:0; text-indent:0px;&quot;&gt;&lt;span style=&quot; font-family:'.Lucida Grande UI'; font-size:13pt;&quot;&gt;Pressing of non-arrow keys results in text appearing within this text edit object&lt;/span&gt;&lt;/p&gt;
&lt;p style=&quot;-qt-paragraph-type:empty; margin-top:0px; margin-bottom:0px; margin-left:0px; margin-right:0px; -qt-block-indent:0; text-indent:0px; font-family:'.Lucida Grande UI'; font-size:13pt;&quot;&gt;&lt;br /&gt;&lt;/p&gt;
&lt;p style=&quot;-qt-paragraph-type:empty; margin-top:0px; margin-bottom:0px; margin-left:0px; margin-right:0px; -qt-block-indent:0; text-indent:0px; font-family:'.Lucida Grande UI'; font-size:13pt;&quot;&gt;&lt;br /&gt;&lt;/p&gt;&lt;/body&gt;&lt;/html&gt;</string>
          </property>
         </widget>
        </item>
       </layout>
      </widget>
     </widget>
    </item>
   </layout>
  </widget>
  <widget class="QMenuBar" name="menuBar">
   <property name="geometry">
    <rect>
     <x>0</x>
     <y>0</y>
     <width>632</width>
     <height>25</height>
    </rect>
   </property>
  </widget>
  <widget class="QToolBar" name="mainToolBar">
   <attribute name="toolBarArea">
    <enum>TopToolBarArea</enum>
   </attribute>
   <attribute name="toolBarBreak">
    <bool>false</bool>
   </attribute>
  </widget>
  <widget class="QStatusBar" name="statusBar"/>
 </widget>
 <layoutdefault spacing="6" margin="11"/>
 <resources/>
 <connections/>
</ui>
